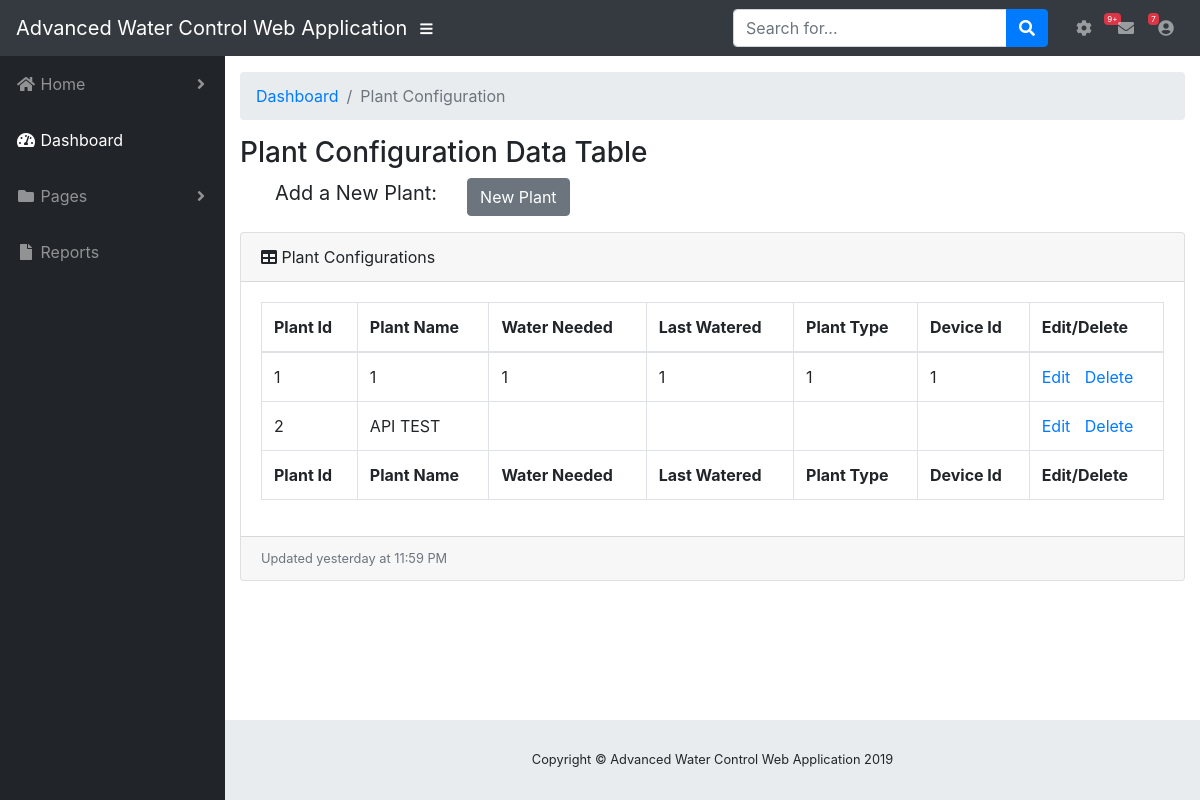
The page /plant_configuration on the database as committed earlier.
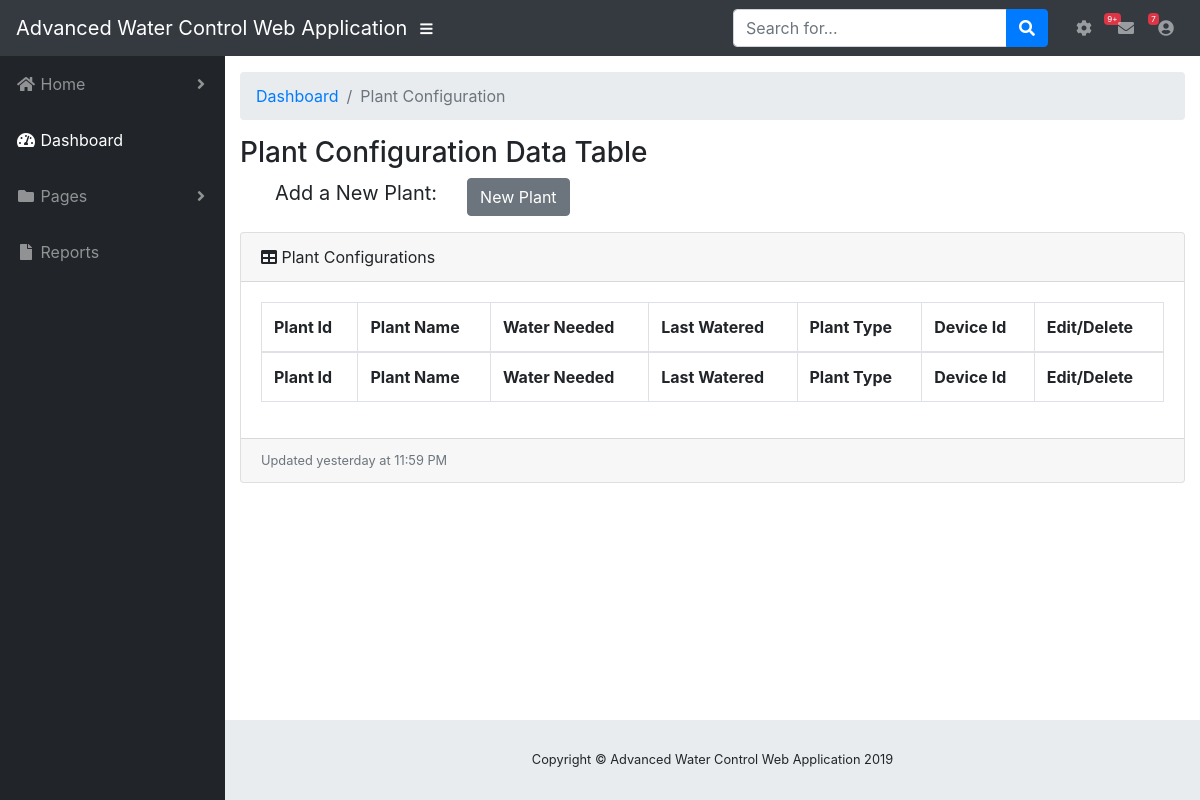
The same page on the database as committed later.
### db_setup.py (models this page shows, shortened)
class Plant(Base):
    __tablename__ = "plants"
    id = Column(Integer, unique=True, primary_key=True)
    name = Column(String(250), nullable=False)
    water_needed = Column(String(250), nullable=False)
    last_watered = Column(String(250))
    plant_type = Column(String(250), nullable=False)
    device_id = Column(Integer, ForeignKey("devices.id"))
    device = relationship("Device", backref=backref(
        "plants", order_by=id), lazy=True)

### main.py (the view)
@app.route('/plant_configuration')
def plant_configuration():
    plants = session.query(Plant).all()
    return render_template('plantConfiguration.html', plants=plants)

### templates/plantConfiguration.html (shortened to what this page needs)
{% extends "layout.html" %}
{% block body %}
    <div id="content-wrapper">
      <div class="container-fluid">
        <ol class="breadcrumb">
          <li class="breadcrumb-item">
            <a href="{{ url_for('home') }}">Dashboard</a>
          </li>
          <li class="breadcrumb-item active">Plant Configuration</li>
        </ol>
        <h3 >Plant Configuration Data Table </h3>
      <div class="row">
                <div class="col-md-auto water_content" style="text-align: left ; padding-left: 50px">
                    <p>Add a New Plant:</p>
                </div>
                <div class="col-md-auto">
                    <p>
                        <button class="btn btn-secondary" >
                            <a href="{{ url_for('newPlant') }}" style="color:white; text-decoration:none"> New Plant </a>
                        </button></p>
                </div>
      </div>
        <div class="card mb-3">
          <div class="card-header">
            <i class="fas fa-table"></i>
                Plant Configurations
          </div>
          <div class="card-body">
            <div class="table-responsive">
              <table class="table table-bordered" id="dataTable" width="100%" cellspacing="0">
                <thead>
                  <tr>
                    <th>Plant Id</th>
                    <th>Plant Name</th>
                    <th>Water Needed</th>
                    <th>Last Watered</th>
                    <th>Plant Type</th>
                    <th>Device Id</th>
                    <th>Edit/Delete</th>
                  </tr>
                </thead>
                <tfoot>
                  <tr>
                    <th>Plant Id</th>
                    <th>Plant Name</th>
                    <th>Water Needed</th>
                    <th>Last Watered</th>
                    <th>Plant Type</th>
                    <th>Device Id</th>
                    <th>Edit/Delete</th>
                  </tr>
                </tfoot>
                <tbody>
                     {% for plant in plants %}
                      <tr>
                        <td>{{plant.id}}</td>
                        <td>{{plant.name}}</td>
                        <td>{{plant.water_needed}}</td>
                        <td>{{plant.last_watered}}</td>
                        <td>{{plant.plant_type}}</td>
                        <td>{{plant.device_id}}</td>
                        <td>
                            <a href="{{url_for('editPlant', plant_id = plant.id )}}">Edit</a>
                            <a href="{{url_for('deletePlant', plant_id = plant.id )}}" style="margin-left: 10px;">Delete</a>
                        </td>
                      </tr>
                     {% endfor %}
                 </tbody>
              </table>
            </div>
          </div>
          <div class="card-footer small text-muted">Updated yesterday at 11:59 PM</div>
        </div>
      </div>
      <footer class="sticky-footer">
        <div class="container my-auto">
          <div class="copyright text-center my-auto">
            <span>Copyright © Advanced Water Control Web Application 2019</span>
          </div>
        </div>
      </footer>
    </div>
{% endblock %}

### templates/layout.html (shortened to what this page needs)
<!DOCTYPE html>
<head>
  <link rel= "stylesheet" type= "text/css" href= "{{ url_for('static',filename='vendor/fontawesome-free/css/all.min.css') }}">
  <link rel= "stylesheet" type= "text/css" href= "{{ url_for('static',filename='vendor/datatables/dataTables.bootstrap4.css') }}">
  <link rel= "stylesheet" type= "text/css" href= "{{ url_for('static',filename='styles/sb-admin.css') }}">
</head>
<body id="page-top">
    <nav id="nav-placeholder" class="navbar navbar-expand navbar-dark bg-dark static-top">
    {% include 'nav.html' %}
  </nav>
    <div id="wrapper">
        <ul id="sidebar" class="sidebar navbar-nav">
          {% include 'sidebar.html' %}
        </ul>
        {% block body %}{% endblock %}
    </div>
</body>
</html>

### templates/nav.html (shortened to what this page needs)
<!DOCTYPE html>
    <a class="navbar-brand mr-1" href="index.html">Advanced Water Control Web Application</a>
    <button class="btn btn-link btn-sm text-white order-1 order-sm-0" id="sidebarToggle" href="#">
      <i class="fas fa-bars"></i>
    </button>
    <form class="d-none d-md-inline-block form-inline ml-auto mr-0 mr-md-3 my-2 my-md-0">
      <div class="input-group">
        <input type="text" class="form-control" placeholder="Search for..." aria-label="Search" aria-describedby="basic-addon2">
        <div class="input-group-append">
          <button class="btn btn-primary" type="button">
            <i class="fas fa-search"></i>
          </button>
        </div>
      </div>
    </form>
    <ul class="navbar-nav ml-auto ml-md-0">
      <li class="nav-item dropdown no-arrow mx-1">
        <a class="nav-link dropdown-toggle" href="#" id="alertsDropdown" role="button" data-toggle="dropdown" aria-haspopup="true" aria-expanded="false">
          <i class="fa fa-cog"></i>
          <span class="badge badge-danger">9+</span>
        </a>
      </li>
      <li class="nav-item dropdown no-arrow mx-1">
        <a class="nav-link dropdown-toggle" href="#" id="messagesDropdown" role="button" data-toggle="dropdown" aria-haspopup="true" aria-expanded="false">
          <i class="fas fa-envelope fa-fw"></i>
          <span class="badge badge-danger">7</span>
        </a>
      </li>
      <li class="nav-item dropdown no-arrow">
        <a class="nav-link dropdown-toggle" href="#" id="userDropdown" role="button" data-toggle="dropdown" aria-haspopup="true" aria-expanded="false">
          <i class="fas fa-user-circle fa-fw"></i>
        </a>
      </li>
    </ul>
</html>

### templates/sidebar.html (shortened to what this page needs)
<!DOCTYPE html>
<li class="nav-item dropdown">
        <a class="nav-link dropdown-toggle" href="#" id="pagesDropdown" role="button" data-toggle="dropdown" aria-haspopup="true" aria-expanded="false">
          <i class="fas fa-fw fa-home"></i>
          <span>Home</span>
        </a>
      </li>
      <li class="nav-item active">
        <a class="nav-link" href="{{ url_for('home') }}">
          <i class="fas fa-fw fa-tachometer-alt"></i>
          <span>Dashboard</span>
        </a>
      </li>
      <li class="nav-item dropdown">
        <a class="nav-link dropdown-toggle" href="#" id="pagesDropdown" role="button" data-toggle="dropdown" aria-haspopup="true" aria-expanded="false">
          <i class="fas fa-fw fa-folder"></i>
          <span>Pages</span>
        </a>
      </li>
      <li class="nav-item">
        <a class="nav-link" href="{{ url_for('reports') }}">
          <i class="fas fa-fw fa-file"></i>
          <span>Reports</span>
        </a>
      </li>
</html>

Rows that differ between the two databases and show on the page:
removed Plant: id "1", name "1", water_needed "1", last_watered "1", plant_type "1", device_id "1"
removed Plant: id "2", name "API TEST"
